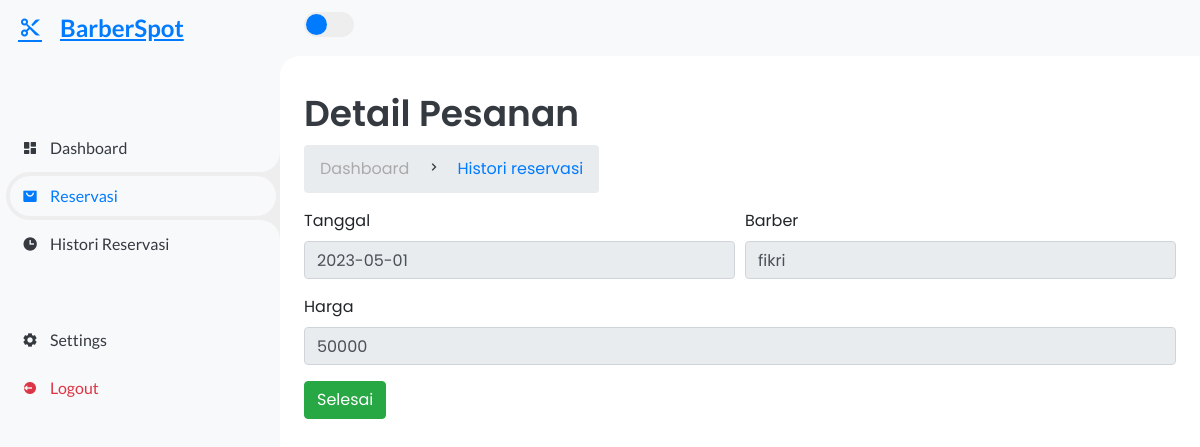
Screenshot of /detailReservasi.php?id_pesanan=1 with the database file from the repository.
### tables this page shows
CREATE TABLE `pesanan` (
  `id_pesanan` int(11) NOT NULL,
  `id_customer` int(11) NOT NULL,
  `id_barber` int(11) NOT NULL,
  `id_service` int(11) NOT NULL,
  `tanggal` date NOT NULL,
  `waktu` varchar(11) NOT NULL,
  `Status` varchar(255) NOT NULL DEFAULT 'Pending',
  `order_id` int(25) NOT NULL
);

CREATE TABLE `barber` (
  `id_barber` int(11) NOT NULL,
  `id_user` int(11) NOT NULL,
  `nama` varchar(255) NOT NULL,
  `jk` varchar(255) NOT NULL,
  `no_hp` varchar(255) NOT NULL,
  `alamat` varchar(255) NOT NULL
);

CREATE TABLE `sales` (
  `id_sales` int(11) NOT NULL,
  `id_pesanan` int(11) NOT NULL,
  `sales` int(11) NOT NULL
);

### detailReservasi.php (the view, shortened to what this page needs)
<?php
include "conn.php";
$id = $_GET["id_pesanan"];
$quer = "SELECT * FROM pesanan p JOIN sales s ON (p.id_pesanan = s.id_pesanan) JOIN barber b ON (p.id_barber = b.id_barber) where p.id_pesanan=$id";
$sqli = mysqli_query($kon, $quer);
$data = mysqli_fetch_assoc($sqli);
?>
<!DOCTYPE html>
<html lang="en">
<head>
	<link href='https://unpkg.com/boxicons@2.0.9/css/boxicons.min.css' rel='stylesheet'>
	<link rel="stylesheet" href="https://cdn.jsdelivr.net/npm/bootstrap-icons@1.10.5/font/bootstrap-icons.css">
	<link rel="stylesheet" href="css/style.css">
	<link rel="stylesheet" href="assets/css/bootstrap.min.css" />
</head>
<body>
	<section id="sidebar">
		<a href="#" class="brand">
		<i class='bx bx-cut' ></i>
			<span class="text">BarberSpot</span>
		</a>
		<ul class="side-menu top">
			<li >
				<a href="pelanggan.php">
					<i class='bx bxs-dashboard' ></i>
					<span class="text">Dashboard</span>
				</a>
			</li>
			<li class="active">
				<a href="reservasi.php">
					<i class='bx bxs-shopping-bag-alt' ></i>
					<span class="text">Reservasi</span>
				</a>
			</li>
			<li>
				<a href="histori_reservasi.php">
				<i class='bx bxs-time'></i>
					<span class="text">Histori Reservasi</span>
				</a>
			</li>
		</ul>
		<ul class="side-menu">
			<li>
				<a href="#">
					<i class='bx bxs-cog' ></i>
					<span class="text">Settings</span>
				</a>
			</li>
			<li>
				<a href="logout.php" class="logout">
					<i class='bx bxs-log-out-circle' ></i>
					<span class="text">Logout</span>
				</a>
			</li>
		</ul>
	</section>
	<section id="content">
		<nav>
			<label for="switch-mode" class="switch-mode"></label>
		</nav>
		<main>
        <div>
		<div>
			<div class="head-title">
				<div class="left">
					<h1>Detail Pesanan</h1>
					<ul class="breadcrumb">
						<li>
							<a href="pelanggan.php">Dashboard</a>
						</li>
						<li><i class='bx bx-chevron-right' ></i></li>
						<li>
							<a class="active" href="histori_reservasi.php">Histori reservasi</a>
						</li>
					</ul>
				</div>
			</div>
            <div class="form-row">
                <div class="form-group col-md-6">
                    <label for="tanggal">Tanggal</label>
                    <input type="text" class="form-control" id="tanggal" disabled value=<?php echo $data['tanggal']?>>
                </div>
                <div class="form-group col-md-6">
                    <label for="pelanggan">Barber</label>
                    <input type="text" class="form-control" id="pelanggan" disabled value=<?php echo $data['nama']?> >
                </div>
            </div>
            <div class="form-group">
                <label for="sales">Harga</label>
                <input type="text" class="form-control" name='sales' id="sales" disabled value=<?php echo $data['sales']?> >
            </div>
			<a href="histori_reservasi.php"><button class="btn btn-success">Selesai</button></a>
        </div>
		</main>
	</section>
</body>
</html>

### css/style.css (style rules this page uses)
* { margin: 0; padding: 0; box-sizing: border-box; }
a { text-decoration: none; }
li { list-style: none; }
:root { --poppins: 'Poppins', sans-serif; --lato: 'Lato', sans-serif; --light: #F9F9F9; --blue: #3C91E6; --light-blue: #CFE8FF; --grey: #eee; --dark-grey: #AAAAAA; --dark: #342E37; --red: #DB504A; --yellow: #FFCE26; --light-yellow: #FFF2C6; --orange: #FD7238; --light-orange: #FFE0D3; }
html { overflow-x: hidden; }
body { background: var(--grey); overflow-x: hidden; }
#sidebar { position: fixed; top: 0; left: 0; width: 280px; height: 100%; background: var(--light); z-index: 2000; font-family: var(--lato); transition: .3s ease; overflow-x: hidden; scrollbar-width: none; }
#sidebar .brand { font-size: 24px; font-weight: 700; height: 56px; display: flex; align-items: center; color: var(--blue); position: sticky; top: 0; left: 0; background: var(--light); z-index: 500; padding-bottom: 20px; box-sizing: content-box; }
#sidebar .brand .bx { min-width: 60px; display: flex; justify-content: center; }
#sidebar .side-menu { width: 100%; margin-top: 48px; }
#sidebar .side-menu li { height: 48px; background: transparent; margin-left: 6px; border-radius: 48px 0 0 48px; padding: 4px; }
#sidebar .side-menu li.active { background: var(--grey); position: relative; }
#sidebar .side-menu li.active::before { content: ''; position: absolute; width: 40px; height: 40px; border-radius: 50%; top: -40px; right: 0; box-shadow: 20px 20px 0 var(--grey); z-index: -1; }
#sidebar .side-menu li.active::after { content: ''; position: absolute; width: 40px; height: 40px; border-radius: 50%; bottom: -40px; right: 0; box-shadow: 20px -20px 0 var(--grey); z-index: -1; }
#sidebar .side-menu li a { width: 100%; height: 100%; background: var(--light); display: flex; align-items: center; border-radius: 48px; font-size: 16px; color: var(--dark); white-space: nowrap; overflow-x: hidden; }
#sidebar .side-menu.top li.active a { color: var(--blue); }
#sidebar .side-menu li a.logout { color: var(--red); }
#sidebar .side-menu li a .bx { min-width: calc(60px - ((4px + 6px) * 2)); display: flex; justify-content: center; }
#content { position: relative; width: calc(100% - 280px); left: 280px; transition: .3s ease; }
#content nav { height: 56px; background: var(--light); padding: 0 24px; display: flex; align-items: center; grid-gap: 24px; font-family: var(--lato); position: sticky; top: 0; left: 0; z-index: 1000; }
#content nav::before { content: ''; position: absolute; width: 40px; height: 40px; bottom: -40px; left: 0; border-radius: 50%; box-shadow: -20px -20px 0 var(--light); }
#content nav .switch-mode { display: block; min-width: 50px; height: 25px; border-radius: 25px; background: var(--grey); cursor: pointer; position: relative; }
#content nav .switch-mode::before { content: ''; position: absolute; top: 2px; left: 2px; bottom: 2px; width: calc(25px - 4px); background: var(--blue); border-radius: 50%; transition: all .3s ease; }
#content main { width: 100%; padding: 36px 24px; font-family: var(--poppins); max-height: calc(100vh - 56px); overflow-y: auto; }
#content main .head-title { display: flex; align-items: center; justify-content: space-between; grid-gap: 16px; flex-wrap: wrap; }
#content main .head-title .left h1 { font-size: 36px; font-weight: 600; margin-bottom: 10px; color: var(--dark); }
#content main .head-title .left .breadcrumb { display: flex; align-items: center; grid-gap: 16px; }
#content main .head-title .left .breadcrumb li { color: var(--dark); }
#content main .head-title .left .breadcrumb li a { color: var(--dark-grey); pointer-events: none; }
#content main .head-title .left .breadcrumb li a.active { color: var(--blue); pointer-events: unset; }

### rows the page displays
pesanan: tanggal "2023-05-01", id_barber.nama "fikri", sales "50000"
